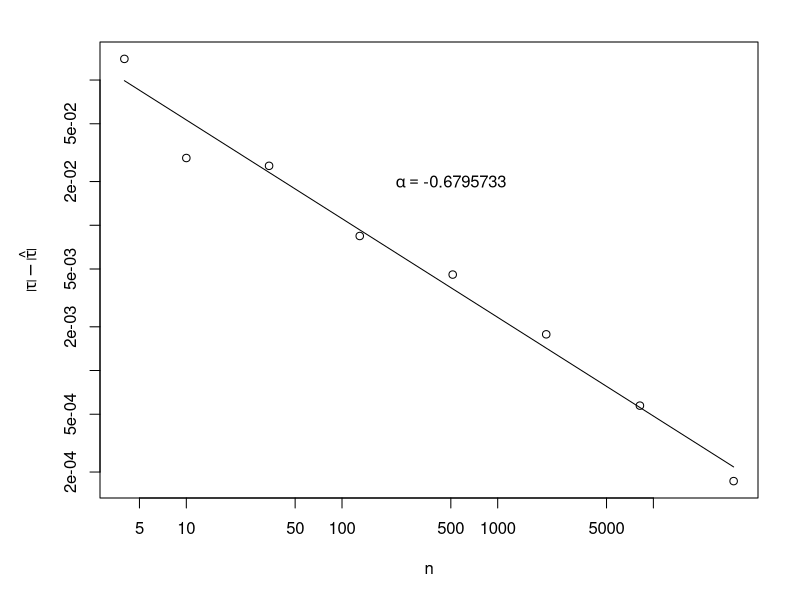

The R script that drew this image:
data = read.table("tetrasubdivision02.dat")
pdf('tetrasubdivision02.pdf', width=7.0, height=6.0)
par(mfrow=c(1,1), mar=c(5.1, 5.0, 2.1, 2.1))
x = data$V1
y = abs(data$V2)
plot(x, y, log="xy", pch=1, cex=1.0, xlab=expression(n), ylab=expression(abs(tau)-hat(abs(tau))))
# create a linear model
lm = lm(log(y)~log(x))
print(lm)
yp = predict(lm, newdata=list(log(x)))
matlines(x, exp(yp))
alpha=coefficients(lm)[2]
text(500,2e-2,labels=bquote(alpha == .(alpha)))
dev.off()